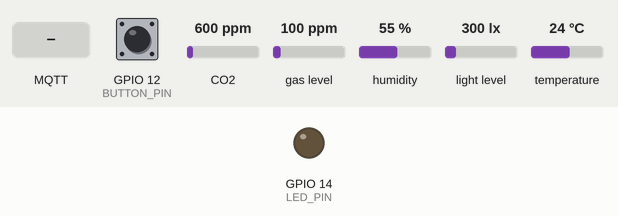
The program below on a simulated ESP8266 (NodeMCU). Parts: output pins drawn as LEDs (lit = HIGH). The inputs (shaded band) are chosen by the test bench; at power-on: GPIO 12 (BUTTON_PIN) HIGH, CO2 600 ppm, gas level 100 ppm, humidity 55 %, light level 300 lx, temperature 24 °C. WiFi joins after 1.5 s; servers stay silent unless stated; no MQTT or app messages arrive unless stated; what the program prints to the serial monitor is not drawn.

Above: at 2.7 s.
2.8 s: MQTT message "on" arrives on the first subscribed topic
At 4.1 s:
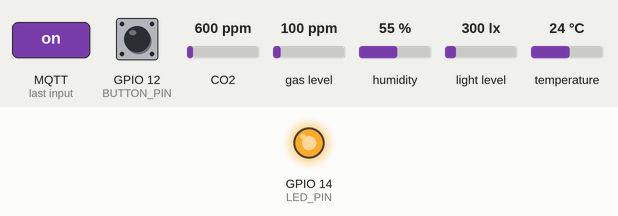
5.8 s: MQTT message "off" arrives on the first subscribed topic
At 6.5 s:
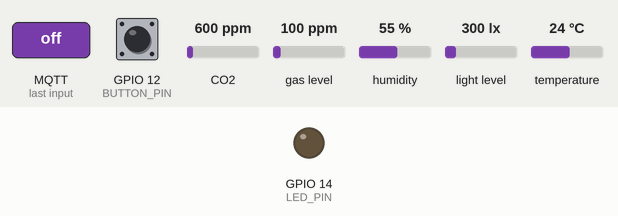
Timing chart, 0 to 8.8 s (numbered marks = the images above; inputs shaded):
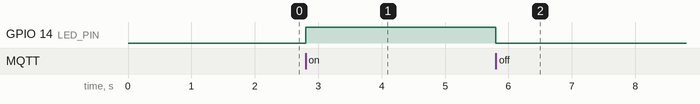

The program:

main.cpp
```cpp
#include <ESP8266WiFi.h>
#include <PubSubClient.h>
#include <SPI.h>

#include "SparkFunCCS811.h"

#include <BH1750.h>

#include <Adafruit_Sensor.h>
#include <DHT.h>
#include <DHT_U.h>

// Dane do połączenia z siecią Wi-fi
const char *ssid = "Wifi dom";
const char *password = "warszawa";

// MQTT broker login/hasło
const char *MQTT_username = NULL;
const char *MQTT_password = NULL;

// Adres IP server'a MQTT
const char *MQTT_SERVER= "szymonlach.ddns.net";
const uint16_t MQTT_PORT = 9004;

// LED
#define LED_PIN 14 // d5

// Przycisk
#define BUTTON_PIN 12 // d6
int lastButtonState;

// DHT22
#define DHT22_PIN 13 // D7
#define DHTTYPE DHT22
DHT_Unified dht(DHT22_PIN, DHTTYPE);

// CJMCU-811
#define CCS811_ADDR 0x5A
CCS811 ccs811(CCS811_ADDR);

// BH1750
#define BH1750_ADDR 0x23
BH1750 bh1750(BH1750_ADDR);

// Wifi & MQTT & HTTP
WiFiClient espClient;
PubSubClient client(espClient);

long now = millis();
long lastMeasure = 0;
unsigned long previousMillis = 0;
unsigned long previousSensorMillis = 0;

void setupWifi()
{
	delay(10);
	Serial.println();
	Serial.print("Laczenie z siecia ");
	Serial.println(ssid);
	WiFi.begin(ssid, password);
	while (WiFi.status() != WL_CONNECTED)
	{
		delay(500);
		Serial.print(".");
	}
	Serial.println("");
	Serial.print("Polaczono!, adres IP urzadzenia: ");
	Serial.println(WiFi.localIP());
}

void callback(String topic, byte *message, unsigned int length)
{
	Serial.print("Uzyskano odpowiedz na temat ");
	Serial.print(topic);
	Serial.print(". Wiadomosc: ");
	String messageTemp;

	for (int i = 0; i < length; i++)
	{
		Serial.print((char)message[i]);
		messageTemp += (char)message[i];
	}
	Serial.println();

	if (topic == "led")
	{
		if (messageTemp == "on")
		{
			digitalWrite(LED_PIN, HIGH);
		}
		else if (messageTemp == "off")
		{
			digitalWrite(LED_PIN, LOW);
		}
	}

	Serial.println();
}

void reconnect()
{
	while (!client.connected())
	{
		Serial.print("Proba polaczenia MQTT...");
		if (client.connect("ESP8266_2", MQTT_username, MQTT_password))
		{
			Serial.println("Polaczono!");
			client.subscribe("led");
		}
		else
		{
			Serial.print("blad, rc=");
			Serial.print(client.state());
			delay(5000);
		}
	}
}

// Funkcje obsługi czujników

void handleDHTSensor()
{
	sensors_event_t event;
	dht.temperature().getEvent(&event);
	if (!isnan(event.temperature))
	{
		client.publish("DHT22/TEMP", String(event.temperature).c_str());
	}

	dht.humidity().getEvent(&event);
	if (!isnan(event.relative_humidity))
	{
		client.publish("DHT22/HUMIDITY", String(event.relative_humidity).c_str());
	}
}

void handleBH1750Sensor()
{
	float lux = bh1750.readLightLevel();
	client.publish("BHT1750", String(lux).c_str());
}

void handleCCS811Sensor()
{
	if (ccs811.dataAvailable())
	{
		ccs811.readAlgorithmResults();
		int tempCO2 = ccs811.getCO2();
		int tempVOC = ccs811.getTVOC();
		client.publish("CCS811/CO2", String(tempCO2).c_str());
		client.publish("CCS811/TVOC", String(tempVOC).c_str());
	}
}

void setup()
{
	Wire.begin(); // I2C
	Serial.begin(115200);
	// LED
	pinMode(LED_PIN, OUTPUT);
	// PRZYCISK
	pinMode(BUTTON_PIN, INPUT_PULLUP);
	lastButtonState = digitalRead(BUTTON_PIN);

	//Wifi & MQTT
	setupWifi();
	client.setServer(MQTT_SERVER, MQTT_PORT);
	client.setCallback(callback);

	dht.begin();
	ccs811.begin();
	bh1750.begin();
}

void loop()
{
	if (!client.connected())
	{
		reconnect();
	}
	if (!client.loop())
	{
		client.connect("ESP8266Client", MQTT_username, MQTT_password);
	}

	// "Asynchronicznie" żeby nie przeciążać serwera MQTT ilością danych.
	unsigned long currentMillis = millis();
	if (currentMillis - previousMillis >= 100)
	{
		previousMillis = currentMillis;
		client.publish("przycisk", String(digitalRead(BUTTON_PIN)).c_str());
	}

	if (currentMillis - previousSensorMillis >= 1000)
	{
		previousSensorMillis = currentMillis;
		handleDHTSensor();
		handleBH1750Sensor();
		handleCCS811Sensor();
	}
}
```

Measured:
- after the input at 2.8 s, GPIO 14 (LED_PIN): LOW → HIGH at once
- after the input at 5.8 s, GPIO 14 (LED_PIN): HIGH → LOW at once
